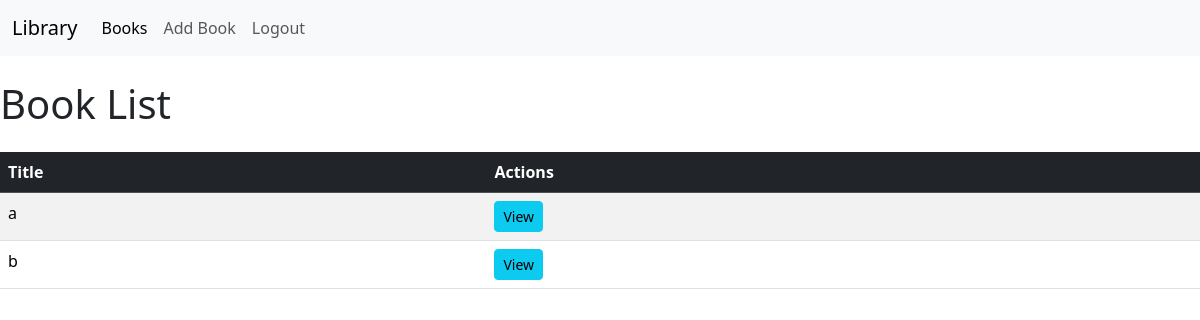
Page /books/ (signed in) on the earlier database version.
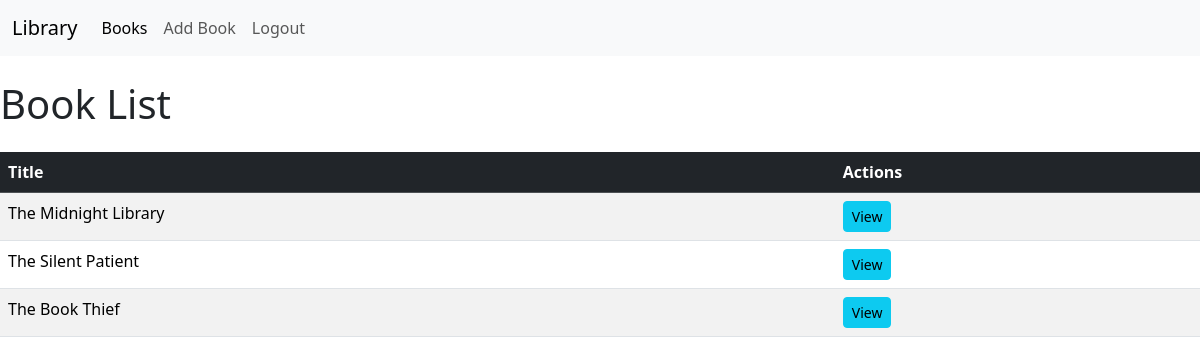
Same page on the later database version.
### library/models.py (models this page shows, shortened)
class Book(models.Model):
    title = models.CharField(max_length=200)
    author = models.CharField(max_length=100)
    genre = models.CharField(max_length=100)
    published_date = models.DateField()
    available = models.BooleanField(default=True)
    reserved_by = models.ManyToManyField(User, related_name="reserved_books", blank=True)

### library/views.py (the view)
# urls.py: path('books/', views.book_list, name='book_list'),
@login_required
def book_list(request):
    books = Book.objects.all()
    return render(request, 'library/book_list.html', {'books': books})

### library/templates/library/book_list.html (shortened to what this page needs)
{% extends 'library/base.html' %}
{% block content %}
    <h1 class="my-4">Book List</h1>
    <table class="table table-striped table-hover">
        <thead class="table-dark">
            <tr>
                <th>Title</th>
                <th>Actions</th>
            </tr>
        </thead>
        <tbody>
            {% for book in books %}
                <tr>
                    <td>{{ book.title }}</td>
                    <td>
                        <a href="{% url 'book_detail' book.id %}" class="btn btn-info btn-sm">View</a>
                    </td>
                </tr>
            {% endfor %}
        </tbody>
    </table>
{% endblock %}

### library/templates/library/base.html (shortened to what this page needs)
<!DOCTYPE html>
<html lang="en">
<head>
    <link rel="stylesheet" href="https://cdn.jsdelivr.net/npm/bootstrap@5.3.3/dist/css/bootstrap.min.css">
</head>
<body>
    <header>
        <nav class="navbar navbar-expand-lg navbar-light bg-light">
            <div class="container-fluid">
                <a class="navbar-brand" href="#">Library</a>
                <div class="collapse navbar-collapse" id="navbarNav">
                    <ul class="navbar-nav">
                        <li class="nav-item">
                            <a class="nav-link {% if request.path == '/books/' %}active{% endif %}"
                               href="{% url 'book_list' %}"
                               aria-current="{% if request.path == '/books/' %}page{% endif %}">Books</a>
                        </li>
                        <li class="nav-item">
                            <a class="nav-link {% if request.path == '/books/add/' %}active{% endif %}"
                               href="{% url 'add_book' %}"
                               aria-current="{% if request.path == '/books/add/' %}page{% endif %}">Add Book</a>
                        </li>
                        <li class="nav-item">
                            <a class="nav-link {% if request.path == '/logout/' %}active{% endif %}"
                               href="{% url 'logout' %}"
                               aria-current="{% if request.path == '/logout/' %}page{% endif %}">Logout</a>
                        </li>
                    </ul>
                </div>
            </div>
        </nav>
    </header>
    <div id="content">
        {% block content %}
        {% endblock %}
    </div>
</body>
</html>

Differences in the rows shown:
removed Book: title "a"
removed Book: title "b"
added Book: title "The Midnight Library"
added Book: title "The Silent Patient"
added Book: title "The Book Thief"
